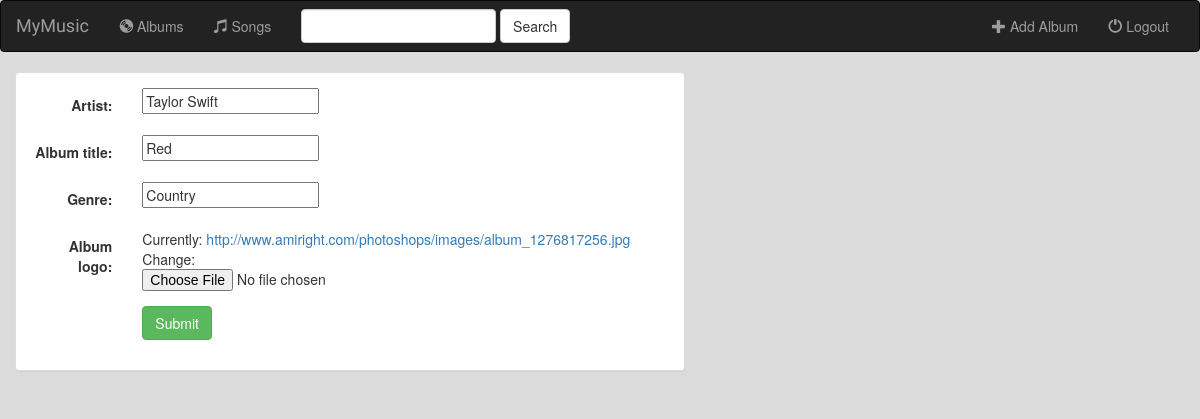
/music/album/1/, run on an earlier commit of the app's database.
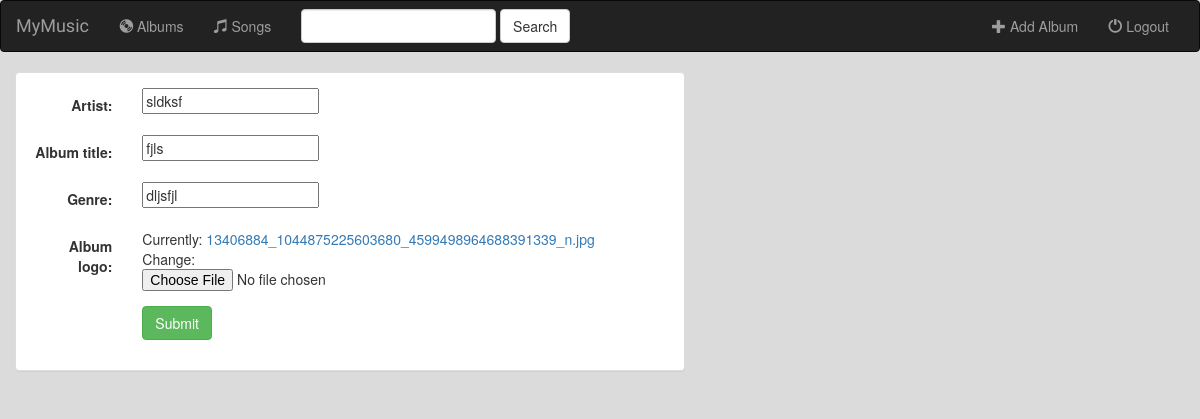
And on a later commit of the database.
### music/models.py (models this page shows, shortened)
class Album(models.Model):
    artist = models.CharField(max_length=250)
    album_title = models.CharField(max_length=500)
    genre = models.CharField(max_length=100)
    album_logo = models.FileField()

### music/views.py (the view)
# urls.py: url(r'album/(?P<pk>[0-9]+)/$', views.AlbumUpdate.as_view(), name='album-update'),
class AlbumUpdate(UpdateView):
    model = Album
    fields = ['artist', 'album_title', 'genre', 'album_logo']

### music/templates/music/album_form.html (shortened to what this page needs)
{% extends 'music/base.html' %}
{% block body %}
<div class="container-fluid">
    <div class="row">
        <div class="col-sm-12 col-md-7">
            <div class="panel panel-default">
              <div class="panel-body">
                <form class="form-horizontal" action="" method="post" enctype="multipart/form-data">
                    {% include 'music/form-template.html' %}
                    <div class="form-group">
                        <div class="col-sm-offset-2 col-sm-10">
                            <button type="submit" class="btn btn-success">Submit</button>
                        </div>
                    </div>
                </form>
              </div>
            </div>
        </div>
    </div>
</div>
{% endblock %}

### music/templates/music/base.html (shortened to what this page needs)
<!DOCTYPE html>
<html lang="en">
<head>
    {% load staticfiles %}
    <link rel="stylesheet" type="text/css" href="https://maxcdn.bootstrapcdn.com/bootstrap/3.3.7/css/bootstrap.min.css"/>
    <link rel="stylesheet" type="text/css" href="{% static 'music/style.css' %}"/>
</head>
<body>
    <nav class="navbar navbar-inverse">
        <div class="container-fluid">
            <div class="navbar-header">
                <a class="navbar-brand" href="{% url 'music:index' %}">MyMusic</a>
            </div>
            <div class="collapse navbar-collapse">
                <ul class="nav navbar-nav">
                    <li class="">
                        <a href="{% url 'music:index' %}">
                            <span class="glyphicon glyphicon-cd" aria-hidden="true"></span>&nbsp;Albums
                        </a>
                    </li>
                    <li class="">
                        <a href="#">
                            <span class="glyphicon glyphicon-music" aria-hidden="true"></span>&nbsp;Songs
                        </a>
                    </li>
                </ul>
                <form class="navbar-form navbar-left" role="search" method="get" action="#">
                    <div class="form-group">
                        <input type="text" class="form-control" name="q" value="">
                    </div>
                    <button type="submit" class="btn btn-default">Search</button>
                </form>
                <ul class="nav navbar-nav navbar-right">
                    <li class="">
                        <a href="{% url 'music:album-add' %}">
                            <span class="glyphicon glyphicon-plus" aria-hidden="true"></span>&nbsp;Add Album
                        </a>
                    </li>
                    <li class="">
                        <a href="#">
                            <span class="glyphicon glyphicon-off" aria-hidden="true"></span>&nbsp;Logout
                        </a>
                    </li>
                </ul>
            </div>
        </div>
    </nav>
    {% block body %}
    {% endblock %}
</body>
</html>

### music/templates/music/form-template.html
{% for field in form %}
    <div class="form-group">
        <label class="control-label col-sm-2">{{ field.label_tag }}</label>
        <div class="col-sm-10">{{ field }}</div>
    </div>
{% endfor %}

### music/static/music/style.css (style rules this page uses)
body { background: white url("images/background.png"); }
.navbar-brand { font-family: 'Rock Salt', cursive; }

What changed in the data, as far as the page shows it:
changed Album: artist "Taylor Swift" → "sldksf"; album_title "Red" → "fjls"; genre "Country" → "dljsfjl"
Also different on the page:
text no longer shown: "Currently: http://www.amiright.com/photoshops/images/album_1276817256.jpg Change:"
text now shown: "Currently: 13406884_1044875225603680_4599498964688391339_n.jpg Change:"
